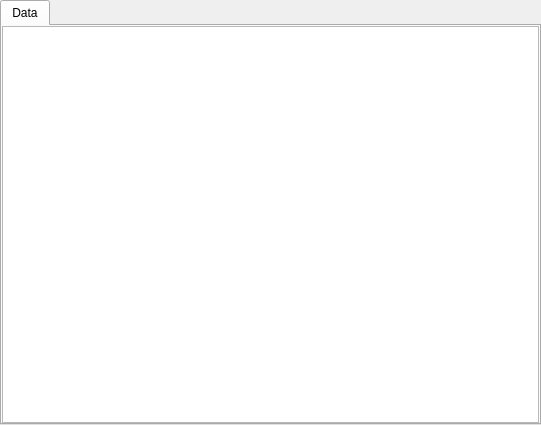
<?xml version="1.0" encoding="UTF-8"?>
<ui version="4.0">
 <class>CharacterSheetWindow</class>
 <widget class="QWidget" name="CharacterSheetWindow">
  <property name="geometry">
   <rect>
    <x>0</x>
    <y>0</y>
    <width>541</width>
    <height>425</height>
   </rect>
  </property>
  <property name="windowTitle">
   <string>Form</string>
  </property>
  <layout class="QVBoxLayout" name="verticalLayout">
   <property name="spacing">
    <number>0</number>
   </property>
   <property name="leftMargin">
    <number>0</number>
   </property>
   <property name="topMargin">
    <number>0</number>
   </property>
   <property name="rightMargin">
    <number>0</number>
   </property>
   <property name="bottomMargin">
    <number>0</number>
   </property>
   <item>
    <widget class="QTabWidget" name="m_tabwidget">
     <property name="currentIndex">
      <number>0</number>
     </property>
     <widget class="QWidget" name="tab">
      <attribute name="title">
       <string>Data</string>
      </attribute>
      <layout class="QVBoxLayout" name="verticalLayout_2">
       <property name="spacing">
        <number>0</number>
       </property>
       <property name="leftMargin">
        <number>0</number>
       </property>
       <property name="topMargin">
        <number>0</number>
       </property>
       <property name="rightMargin">
        <number>0</number>
       </property>
       <property name="bottomMargin">
        <number>0</number>
       </property>
       <item>
        <widget class="QTreeView" name="m_treeview">
         <property name="alternatingRowColors">
          <bool>true</bool>
         </property>
         <property name="selectionMode">
          <enum>QAbstractItemView::ExtendedSelection</enum>
         </property>
         <property name="selectionBehavior">
          <enum>QAbstractItemView::SelectItems</enum>
         </property>
         <property name="uniformRowHeights">
          <bool>true</bool>
         </property>
        </widget>
       </item>
      </layout>
     </widget>
    </widget>
   </item>
  </layout>
  <action name="m_addSection">
   <property name="text">
    <string>Add Section</string>
   </property>
  </action>
  <action name="m_addLine">
   <property name="text">
    <string>Add Line</string>
   </property>
  </action>
  <action name="m_addCharactersheet">
   <property name="text">
    <string>Add CharacterSheet</string>
   </property>
  </action>
  <action name="m_loadQml">
   <property name="text">
    <string>Load QML</string>
   </property>
  </action>
  <action name="m_detachTab">
   <property name="text">
    <string>Detach Tab</string>
   </property>
   <property name="toolTip">
    <string>Detach Tab</string>
   </property>
  </action>
  <action name="m_copyTab">
   <property name="text">
    <string>Copy Tab</string>
   </property>
  </action>
  <action name="m_readOnlyAct">
   <property name="text">
    <string>Read Only</string>
   </property>
  </action>
  <action name="m_stopSharingTabAct">
   <property name="text">
    <string>Stop Sharing</string>
   </property>
  </action>
  <action name="m_printAct">
   <property name="text">
    <string>Print Act</string>
   </property>
  </action>
  <action name="m_menuAct">
   <property name="icon">
    <iconset theme="://resources/icons/list.svg">
     <normaloff>.</normaloff>.</iconset>
   </property>
   <property name="text">
    <string>Menu</string>
   </property>
  </action>
 </widget>
 <resources/>
 <connections/>
</ui>
